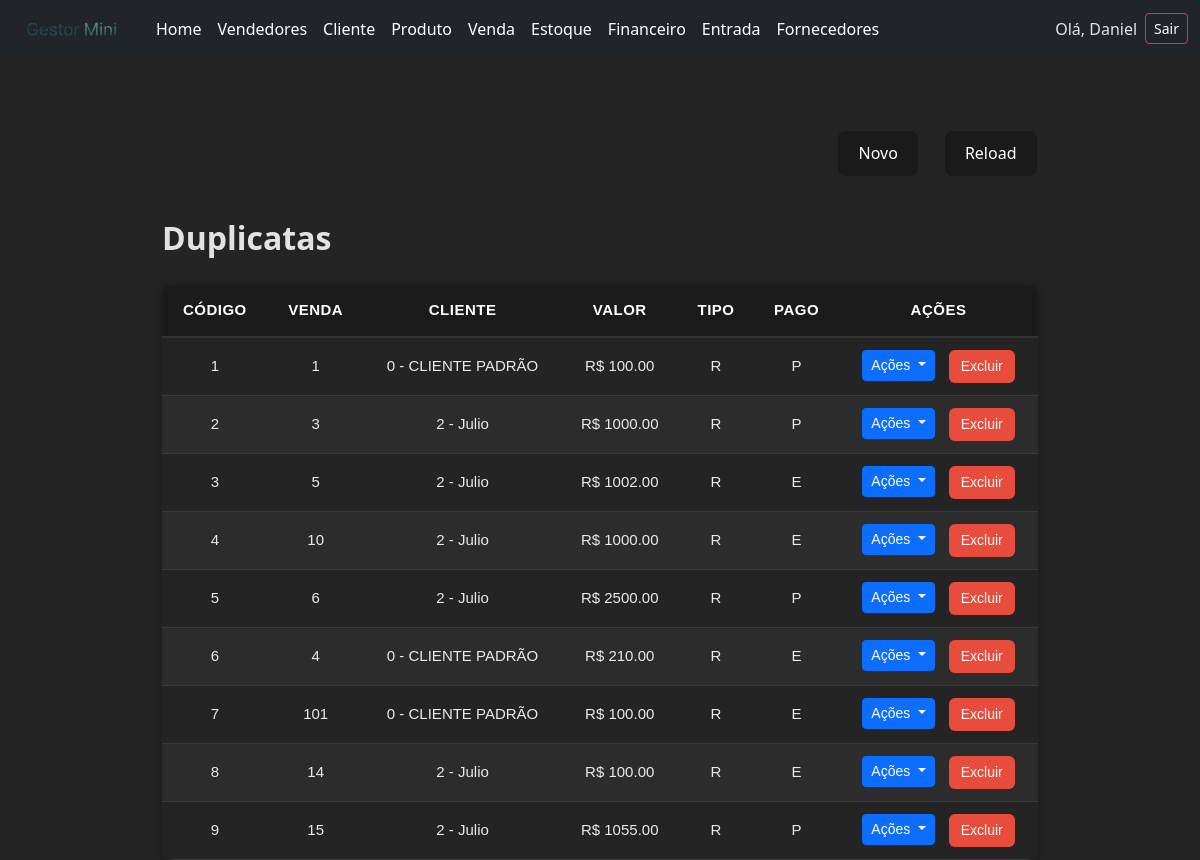
The page /duplicatas/ (signed in) on the database its author committed.
### core/models.py (models this page shows)
class Duplicata(models.Model):
    TIPO_CHOICES = [
        ('P','PAGAR'),
        ('R','RECEBER'),
    ]
    PAGO_CHOICES = [
        ('P','PAGO'),
        ('E','EM ABERTO'),
        ('A','ATRASADO'),
    ]
    cliente = models.ForeignKey(Cliente,on_delete=models.CASCADE)
    venda = models.ForeignKey(Venda,on_delete=models.CASCADE)
    valor = models.DecimalField(decimal_places=2,max_digits=8)
    tipo = models.CharField(max_length=1,choices=TIPO_CHOICES,default='R')
    pago = models.CharField(max_length=1,choices=PAGO_CHOICES,default='E')

class Venda(models.Model):
    codigo = models.IntegerField()
    cliente = models.ForeignKey(Cliente, on_delete=models.PROTECT)
    vendedor = models.ForeignKey(Vendedor, on_delete=models.PROTECT)
    valor = models.DecimalField(max_digits=10,decimal_places=2)
    def __str__(self):
        return f"{self.codigo}"

class Cliente(models.Model):
    codigo = models.IntegerField()
    nome = models.CharField(max_length=100)
    def __str__(self):
        return f"{self.codigo} - {self.nome}"

### core/views.py (the view)
# urls.py: path('duplicatas/',views.duplicataview,name='duplicatas'),
@login_required
def duplicataview(request):
    duplicatas = Duplicata.objects.all()
    return render(request,'modelos/duplicata.html',{'duplicatas':duplicatas})

### core/templates/modelos/duplicata.html (shortened to what this page needs)
<!DOCTYPE html>
<html lang="pt-br">
<head>
    {% load static %}
    <link rel="stylesheet" href="{% static 'duplicata.css' %}">
</head>
<body>
    {% include 'components/navbar.html'%}
      <div class="divcentral">
        <div class="controlebuttons">
            <div class="buttonsalign">
                <button class="buttonp">
                    <a href="/">Novo</a>
                </button>
                <button class="buttonp">
                    <a href="{% url 'duplicatas' %}">Reload</a>
                </button>
            </div>
        </div>
        <div class="grid">
            <h2 class="boldtext">Duplicatas</h2>
            <table class="tabela-vendedores">
                <thead>
                    <tr>
                        <th class="colunmgrid text-center">Código </th>
                        <th class="text-center">Venda </th>
                        <th class="text-center">Cliente</th>
                        <th class="text-center">Valor </th>
                        <th class="text-center">Tipo </th>
                        <th class="text-center" >Pago</th>
                        <th class="text-center">Ações</th>
                    </tr>
                </thead>
                <tbody>
                    {% for d in duplicatas %}
                    <tr>
                        <td class="text-center">{{ d.id }}</td>
                        <td class="text-center">{{ d.venda }}</td>
                        <td class="text-center">{{ d.cliente }}</td>
                        <td class="text-center" >R$ {{d.valor}}</td>
                        <td class="text-center">{{ d.tipo }}</td>
                        <td class="text-center">{{ d.pago }}</td>
                        <td class="text-center d-flex justify-content-center gap-2">
                            <div class=" dropdown">
                                <button class="btn btn-primary btn-sm dropdown-toggle" type="button" data-bs-toggle="dropdown" aria-expanded="false">
                                    Ações
                                </button>
                            </div>
                            <a href="{% url 'removerduplicata' d.id %}" class="btn-delete">
                                Excluir
                            </a>
                        </td>
                    </tr>
                    {% endfor %}
                </tbody>
            </table>
        </div>
    </div>
</body>
</html>

### core/templates/components/navbar.html (shortened to what this page needs)
<!DOCTYPE html>
<html lang="en">
<head>
    <link href="https://cdn.jsdelivr.net/npm/bootstrap@5.3.3/dist/css/bootstrap.min.css" rel="stylesheet">
    {% load static %}
    <link rel="stylesheet" href="{% static 'style.css'%}">
</head>
<body>
    <nav class="navbar navbar-expand-lg navbar-dark bg-dark">
  <div class="container-fluid">
    <a class="navbar-brand" href="{% url 'home' %}"><img class="img" src="{% static 'images/fraselogo.png' %}" alt=""></a>
    <div class="collapse navbar-collapse" id="navbarMenu">
      <ul class="navbar-nav me-auto mb-2 mb-lg-0">
        <li class="nav-item">
          <a class="nav-link active" href="{% url 'home' %}">Home</a>
        </li>
        <li class="nav-item">
          <a class="nav-link" href="{%url 'vendedores' %}">Vendedores</a>
        </li>
        <li class="nav-item">
          <a class="nav-link" href="{% url 'clientes' %}">Cliente</a>
        </li>
        <li class="nav-item">
          <a class="nav-link" href="{% url 'produtos' %}">Produto</a>
        </li>
        <li class="nav-item">
          <a class="nav-link" href="{% url 'vendas' %}">Venda</a>
        </li>
        <li class="nav-item">
          <a class="nav-link" href="{% url 'estoque' %}">Estoque</a>
        </li>
        <li class="nav-item">
          <a class="nav-link" href="{% url 'duplicatas' %}">Financeiro</a>
        </li>
        <li>
          <a class="nav-link" href="{% url 'entradas' %}">Entrada</a>
        </li>
        <li>
          <a class="nav-link" href="{% url 'fornecedores' %}">Fornecedores</a>
        </li>
      </ul>
      {% if user.is_authenticated %}
      <div class="d-flex align-items-center ms-auto mb-2 mb-lg-0">
          <small class="me-2 nav-link">Olá, {{ user.username }}</small>
          <a href="{% url 'logout' %}" class="btn btn-outline-danger btn-sm">Sair</a>
      </div>
      {% else %}
      <div class="d-flex">
        <a href="/login" class="btn btn-outline-light">Login</a>
      </div>
      {% endif %}
    </div>
  </div>
</nav>
</body>
</html>

### static/duplicata.css (style rules this page uses)
* { margin: 0; padding: 0; box-sizing: border-box; }
:root { font-family: Inter, system-ui, Avenir, Helvetica, Arial, sans-serif; line-height: 1.5; font-weight: 400; color-scheme: light dark; color: rgba(255, 255, 255, 0.87) !important; background-color: #242424; -webkit-font-smoothing: antialiased; -moz-osx-font-smoothing: grayscale; }
body { color: rgba(255, 255, 255, 0.87) !important; background-color: #242424; }
a { font-weight: 500 !important; color: #ffffff !important; text-decoration: inherit !important; }
.buttonp, .checkbutton { border-radius: 8px; border: 1px solid transparent; padding: 0.6em 1.2em; font-size: 1em; font-weight: 500; cursor: pointer; transition: border-color 0.25s; }
.buttonp { background-color: #1a1a1a; }
.divcentral { height: 20em; padding-top: 30px; display: flex; align-items: center; flex-direction: column; justify-content: space-evenly; background-color: #242424; }
.controlebuttons { width: 75%; display: flex; justify-content: end; align-items: center; }
.buttonsalign { display: flex; width: 25%; justify-content: space-around; align-items: center; }
.grid { height: 40%; width: 73%; display: flex; flex-direction: column; justify-content: start; align-items: start; }
.tabela-vendedores { width: 100%; border-collapse: collapse; margin-top: 20px; font-family: Arial, sans-serif; font-size: 15px; background-color: #242424; border-radius: 10px; overflow: hidden; box-shadow: 0 0 10px rgba(0,0,0,0.25); }
.tabela-vendedores thead th { background-color: #1b1b1b !important; color: #ffffff; text-align: left; padding: 14px 16px; font-weight: 700; text-transform: uppercase; letter-spacing: 0.5px; border-bottom: 2px solid #333; }
.tabela-vendedores tbody tr:nth-child(even) { background-color: #2c2c2c; }
.tabela-vendedores tbody tr:nth-child(odd) { background-color: #242424; }
.tabela-vendedores th, .tabela-vendedores td { padding: 12px 14px; border-bottom: 1px solid #3a3a3a; color: #eaeaea; }
.btn-detalhe, .btn-delete { padding: 6px 12px; border-radius: 6px; font-size: 14px; text-decoration: none; transition: 0.2s; color: white; }
.btn-delete { background: #e74c3c; margin-left: 6px; }
.boldtext { font-weight: bold; }

### static/style.css (style rules this page uses)
.img { width: 120px; height: 30px; }

### rows shown on the page
Duplicata: id "1", venda "1", cliente "0 - CLIENTE PADRÃO", valor "100.00", tipo "R", pago "P"
Duplicata: id "2", venda "3", cliente "2 - Julio", valor "1000.00", tipo "R", pago "P"
Duplicata: id "3", venda "5", cliente "2 - Julio", valor "1002.00", tipo "R", pago "E"
Duplicata: id "4", venda "10", cliente "2 - Julio", valor "1000.00", tipo "R", pago "E"
Duplicata: id "5", venda "6", cliente "2 - Julio", valor "2500.00", tipo "R", pago "P"
Duplicata: id "6", venda "4", cliente "0 - CLIENTE PADRÃO", valor "210.00", tipo "R", pago "E"
Duplicata: id "7", venda "101", cliente "0 - CLIENTE PADRÃO", valor "100.00", tipo "R", pago "E"
Duplicata: id "8", venda "14", cliente "2 - Julio", valor "100.00", tipo "R", pago "E"
Duplicata: id "9", venda "15", cliente "2 - Julio", valor "1055.00", tipo "R", pago "P"

### other values the page prints
{{ user.username }} "Daniel"
